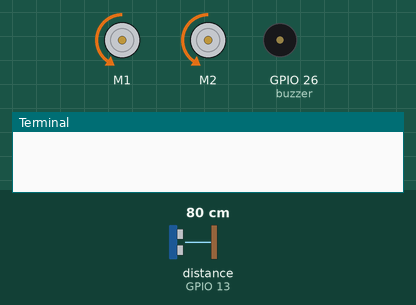
The program below on a simulated Raspberry Pi (BCM pin numbers). On the bench: 2 × DC motor (green arrow = forward, orange = backward, longer = faster), buzzer (waves = sounding, pin HIGH), the last lines printed to the terminal. The test bench sets the inputs (shaded band); at power-on: distance to the obstacle (sensor on GPIO 13) 80 cm. The echo pulse lasts 58.3 µs per cm; motors are numbered in the order the program creates them (left before right in a Robot); the clock reads 2024-03-15 10:24:30 at power-on unless the program sets it; pins used as bus, display or sensor lines are not drawn.

Above: at 1.2 s.
1.3 s: distance to the obstacle (sensor on GPIO 13) set to 52 cm
2.8 s: distance to the obstacle (sensor on GPIO 13) set to 45 cm
At 3.5 s:
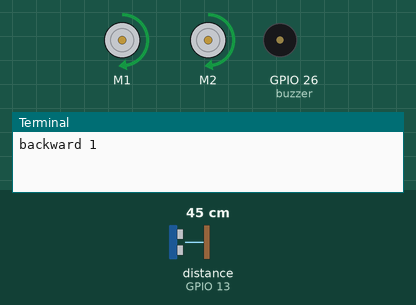
5.8 s: distance to the obstacle (sensor on GPIO 13) set to 60 cm
At 7.4 s:
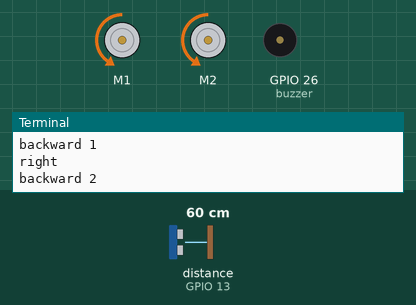
7.7 s: distance to the obstacle (sensor on GPIO 13) set to 2 cm
At 9.1 s:
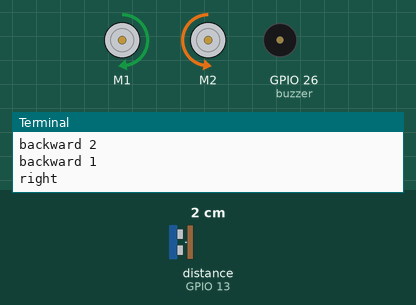
Timing chart, 0 to 11.7 s (numbered marks = the images above; inputs shaded):
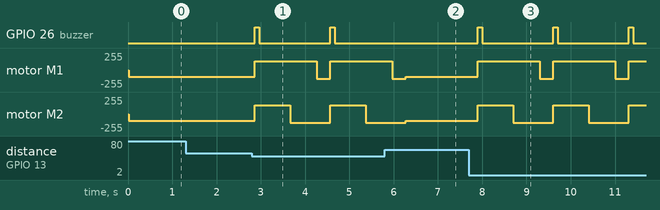

Measured:
- the behaviour switches between 50 and 49 cm on distance to the obstacle (sensor on GPIO 13) (found by bisection; images 0 and 1)
- after the input at 1.3 s, every drawn part: stays the same
- after the input at 2.8 s, GPIO 26 (buzzer): alternates HIGH for 0.10 s and LOW for 1.6 s, starting after 0.07 s; motor M1: backward 102/255 → forward 128/255 after 0.07 s, → backward 128/255 1.4 s later, → forward 128/255 0.30 s later; motor M2: alternates forward 128/255 for 0.80 s and backward 128/255 for 0.90 s, starting after 0.07 s
- after the input at 5.8 s, GPIO 26 (buzzer): stays LOW (without the input it goes to HIGH after 0.47 s)
- after the input at 7.7 s, GPIO 26 (buzzer): alternates HIGH for 0.10 s and LOW for 1.6 s, starting after 0.20 s; motor M1: alternates forward 128/255 for 1.4 s and backward 128/255 for 0.30 s, starting after 0.20 s; motor M2: alternates forward 128/255 for 0.80 s and backward 128/255 for 0.90 s, starting after 0.20 s

The program:

ultrasonic_dcmotor_v1_0.py
```python
import gpiozero
from gpiozero import Buzzer
import time

buzzer = Buzzer(26)

TRIG=12
ECHO=13
maxTime=0.04

trigger = gpiozero.OutputDevice(TRIG)
echo = gpiozero.DigitalInputDevice(ECHO)

robot = gpiozero.Robot(left=(17,18), right=(27,22))

def get_distance(trigger, echo):
    trigger.on()
    time.sleep(0.00001)
    trigger.off()

    pulse_start = time.time()
    pulse_end = time.time()
    timeout = pulse_end + maxTime

    while echo.is_active == False and pulse_start < timeout:
        pulse_start = time.time()

    while echo.is_active == True and pulse_end < timeout:
        pulse_end = time.time()

    pulse_duration = pulse_end - pulse_start
    distance = 34300 * (pulse_duration/2)
    round_distance = round(distance,1)

    return(round_distance)

try:
    while True:
        dist = get_distance(trigger,echo)
        #time.sleep(0.2)
        #print(dist)
        if dist <= 50:
            buzzer.beep(0.1, 0.1, 1)

            robot.forward(0.5)
            print("backward 1")
            time.sleep(0.8)

            robot.right(0.5)
            print("right")
            time.sleep(0.6)

            robot.backward(0.5)
            print("backward 2")
            time.sleep(0.3)
        else:
            robot.backward(0.4)
            time.sleep(0.2)

except KeyboardInterrupt:
    print("Measurement Stopped By User")
    robot.stop()


    
```
